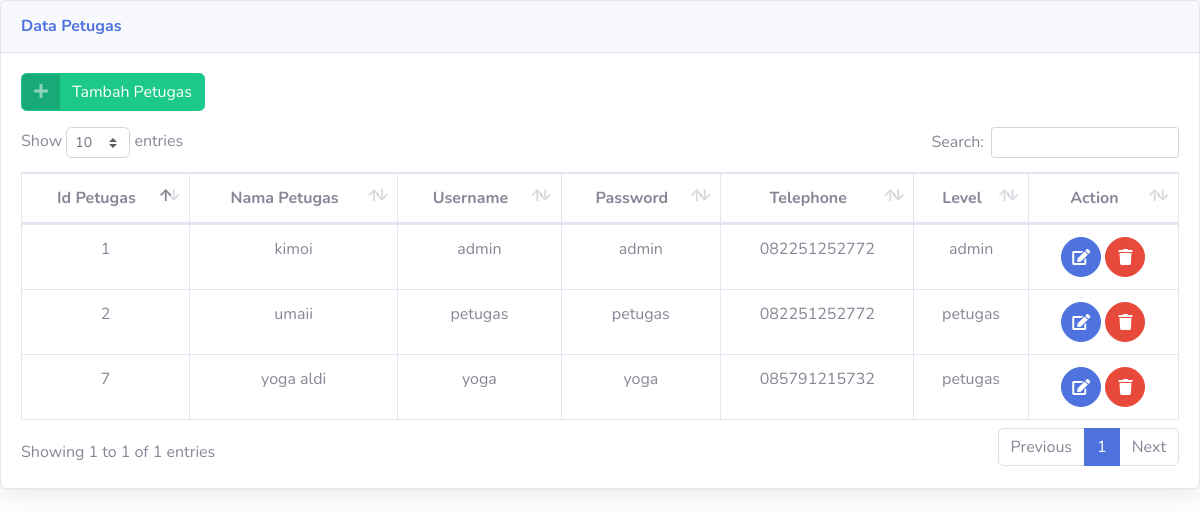
The app's page /admin/lihat_petugas.php with its own data.
### tables this page shows
CREATE TABLE `petugas` (
  `id_petugas` int(11) NOT NULL,
  `nama_petugas` varchar(35) NOT NULL,
  `username` varchar(25) NOT NULL,
  `password` varchar(225) NOT NULL,
  `telp` varchar(13) NOT NULL,
  `level` enum('admin','petugas','','') NOT NULL
);

### admin/lihat_petugas.php (the view, shortened to what this page needs)
<!DOCTYPE html>
<html lang="en">
<head>
  <link href="../vendor/fontawesome-free/css/all.min.css" rel="stylesheet" type="text/css">
  <link href="../css/sb-admin-2.min.css" rel="stylesheet">
  <link href="../vendor/datatables/dataTables.bootstrap4.min.css" rel="stylesheet">
</head>
<body id="page-top">
          <div class="card shadow mb-4">
            <div class="card-header py-3">
              <h6 class="m-0 font-weight-bold text-primary">Data Petugas</h6>
            </div>
            <div class="card-body">
              <a href="admin.php?url=tambah_petugas" class="btn btn-success btn-icon-split">
                    <span class="icon text-white-50">
                      <i class="fas fa-plus"></i>
                    </span>
                    <span class="text">Tambah Petugas</span>
                  </a><p>
              <div class="table-responsive">
                <table class="table table-bordered" id="dataTable" width="100%" cellspacing="0">
                  <thead>
                    <tr align="center">
                      <th>Id Petugas</th>
                      <th>Nama Petugas</th>
                      <th>Username</th>
                      <th>Password</th>
                      <th>Telephone</th>
                      <th>Level</th>
                      <th>Action</th>
                    </tr>
                  </thead>
                  <?php
                  include '../koneksi.php';
                  $sql = ("select * from petugas");
                  $ee = mysqli_query($koneksi,$sql);
                  while($data = mysqli_fetch_array($ee)){
                  ?>
                  <tbody>
                    <tr align="center">
                      <td><?= $data['id_petugas']; ?></td>
                      <td><?= $data['nama_petugas']; ?></td>
                      <td><?= $data['username']; ?></td>
                      <td><?= $data['password']; ?></td>
                      <td><?= $data['telp']; ?></td>
                      <td><?= $data['level']; ?></td>
                      <td>
                        <a href="admin.php?url=edit_petugas&id=<?= $data['id_petugas']; ?>" class="btn btn-primary btn-circle">
                          <i class="fa fa-edit"></i>
                        </a>
                        <a href="delete_petugas.php?id=<?= $data['id_petugas']; ?>" class="btn btn-danger btn-circle"
                          onclick="return confirm('Yakin Mau Hapus ?')" >
                          <i class="fa fa-trash"></i>
                        </a>
                      </td>
                    </tr>
                  </tbody>
                <?php } ?>
                </table>
              </div>
            </div>
          </div>
</body>
</html>

### records on screen
petugas: id_petugas "1", nama_petugas "kimoi", username "admin", password "admin", telp "082251252772", level "admin"
petugas: id_petugas "2", nama_petugas "umaii", username "petugas", password "petugas", telp "082251252772", level "petugas"
petugas: id_petugas "7", nama_petugas "yoga aldi", username "yoga", password "yoga", telp "085791215732", level "petugas"
